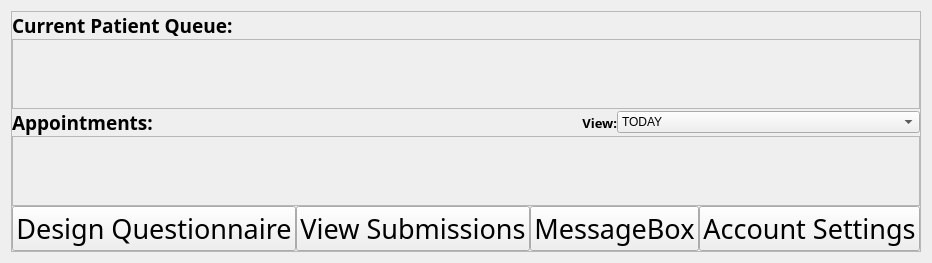
          <widget class="QWidget" name="page_11">
           <layout class="QVBoxLayout" name="verticalLayout_12">
            <item>
             <widget class="QFrame" name="frame_14">
              <property name="frameShape">
               <enum>QFrame::StyledPanel</enum>
              </property>
              <property name="frameShadow">
               <enum>QFrame::Raised</enum>
              </property>
              <layout class="QGridLayout" name="gridLayout_13">
               <property name="leftMargin">
                <number>0</number>
               </property>
               <property name="topMargin">
                <number>0</number>
               </property>
               <property name="rightMargin">
                <number>0</number>
               </property>
               <property name="bottomMargin">
                <number>0</number>
               </property>
               <property name="spacing">
                <number>0</number>
               </property>
               <item row="1" column="0" colspan="3">
                <widget class="QScrollArea" name="doctorPatientQueue">
                 <property name="widgetResizable">
                  <bool>true</bool>
                 </property>
                 <widget class="QWidget" name="scrollAreaWidgetContents">
                  <property name="geometry">
                   <rect>
                    <x>0</x>
                    <y>0</y>
                    <width>1285</width>
                    <height>247</height>
                   </rect>
                  </property>
                 </widget>
                </widget>
               </item>
               <item row="2" column="0">
                <widget class="QLabel" name="label_90">
                 <property name="font">
                  <font>
                   <family>MV Boli</family>
                   <pointsize>14</pointsize>
                   <weight>75</weight>
                   <bold>true</bold>
                  </font>
                 </property>
                 <property name="text">
                  <string>Appointments:</string>
                 </property>
                </widget>
               </item>
               <item row="2" column="1">
                <widget class="QLabel" name="label_91">
                 <property name="font">
                  <font>
                   <family>MV Boli</family>
                   <pointsize>10</pointsize>
                   <weight>75</weight>
                   <bold>true</bold>
                  </font>
                 </property>
                 <property name="text">
                  <string>View:</string>
                 </property>
                 <property name="alignment">
                  <set>Qt::AlignRight|Qt::AlignTrailing|Qt::AlignVCenter</set>
                 </property>
                </widget>
               </item>
               <item row="2" column="2">
                <widget class="QComboBox" name="doctorAppointmentView">
                 <item>
                  <property name="text">
                   <string>TODAY</string>
                  </property>
                 </item>
                 <item>
                  <property name="text">
                   <string>UPCOMING</string>
                  </property>
                 </item>
                 <item>
                  <property name="text">
                   <string>ALL</string>
                  </property>
                 </item>
                </widget>
               </item>
               <item row="3" column="0" colspan="3">
                <widget class="QScrollArea" name="doctorAppointments">
                 <property name="widgetResizable">
                  <bool>true</bool>
                 </property>
                 <widget class="QWidget" name="scrollAreaWidgetContents_6">
                  <property name="geometry">
                   <rect>
                    <x>0</x>
                    <y>0</y>
                    <width>1285</width>
                    <height>247</height>
                   </rect>
                  </property>
                 </widget>
                </widget>
               </item>
               <item row="4" column="0" colspan="3">
                <layout class="QHBoxLayout" name="horizontalLayout_17">
                 <item>
                  <widget class="QPushButton" name="doctorQuestionnaire">
                   <property name="font">
                    <font>
                     <family>Impact</family>
                     <pointsize>20</pointsize>
                    </font>
                   </property>
                   <property name="text">
                    <string>Design Questionnaire</string>
                   </property>
                  </widget>
                 </item>
                 <item>
                  <widget class="QPushButton" name="doctorQuestionnaireViewSubmissions">
                   <property name="font">
                    <font>
                     <family>Impact</family>
                     <pointsize>20</pointsize>
                    </font>
                   </property>
                   <property name="text">
                    <string>View Submissions</string>
                   </property>
                  </widget>
                 </item>
                 <item>
                  <widget class="QPushButton" name="doctorMessageBox">
                   <property name="font">
                    <font>
                     <family>Impact</family>
                     <pointsize>20</pointsize>
                    </font>
                   </property>
                   <property name="text">
                    <string>MessageBox</string>
                   </property>
                  </widget>
                 </item>
                 <item>
                  <widget class="QPushButton" name="doctorSettings">
                   <property name="font">
                    <font>
                     <family>Impact</family>
                     <pointsize>20</pointsize>
                    </font>
                   </property>
                   <property name="text">
                    <string>Account Settings</string>
                   </property>
                  </widget>
                 </item>
                </layout>
               </item>
               <item row="0" column="0" colspan="3">
                <widget class="QLabel" name="label_89">
                 <property name="font">
                  <font>
                   <family>MV Boli</family>
                   <pointsize>14</pointsize>
                   <weight>75</weight>
                   <bold>true</bold>
                  </font>
                 </property>
                 <property name="text">
                  <string>Current Patient Queue:</string>
                 </property>
                </widget>
               </item>
              </layout>
             </widget>
            </item>
           </layout>
          </widget>
